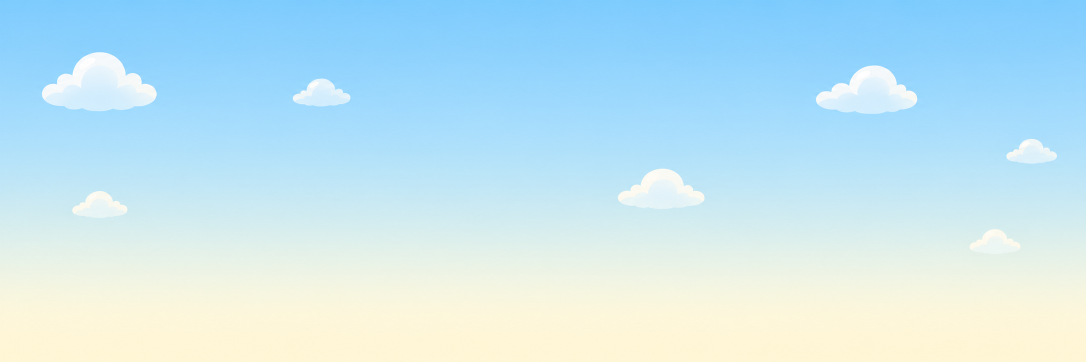
#> input picture design/games/monster-smash/layers/meadow_sky.png, 2172 x 724 px (shown at 1/2 size); its folder holds only this picture in this run
$ python cut_smash_layers.py
#> lines starting #> are read from the running program, lines starting #| are printed output that depends on the picture; after the words box and inside, x2 and y2 are one past the last pixel; in counts of white or black regions, pixels touching at a corner belong together
#!/usr/bin/env python3
"""Cuts Monster Smash's background layers (design/games/monster-smash/layers/,
made in Gemini, prompts in design/games/monster-smash-layers-prompts.md)
into the pictures the app scrolls behind the game: app/assets/games/smash/.

* the sky: kept whole (it covers the screen)
* the far hills, the near hills, the ground: the white around them cut
  away (only the white joined to the top, so a light patch inside stays),
  the soft edge unmixed from the white, the empty top cropped off
* the windmill is taken off the far hills: the app draws it with turning
  sails at the same place

It also measures, for the app (ms_layer_lines.dart), each picture's
shape, where its hill tops or grass top run (the line the app puts on
the screen), and where the windmill stood.

    python3 tools/games/cut_smash_layers.py      # needs pillow, numpy, scipy
"""

import pathlib

import numpy as np
from PIL import Image
from scipy import ndimage

HERE = pathlib.Path(__file__).resolve().parent
ROOT = HERE.parent.parent
SRC = ROOT / "design" / "games" / "monster-smash" / "layers"
OUT = ROOT / "app" / "assets" / "games" / "smash"
LINES = ROOT / "app" / "lib" / "screens" / "games" / "monster_smash" / "ms_layer_lines.dart"

WORLDS = ["meadow"]


def cut_white(rgb, pockets=False):
    """RGBA: the near-white joined to the top made clear, the edge unmixed;
    with [pockets], the white shut in between trees and hills too (not on
    the ground: its daisies are white)."""
    a = rgb.astype(float)
    whiteish = (a.min(axis=2) > 236) & (a.max(axis=2) - a.min(axis=2) < 14)
    labels, n = ndimage.label(whiteish)
    top = set(np.unique(labels[0])) - {0}
    if pockets:
        index = np.arange(1, n + 1)
        size = ndimage.sum(whiteish, labels, index)
        light = ndimage.mean(a.min(axis=2), labels, index)
        top |= {int(i) for i, s, m in zip(index, size, light) if s >= 6 and m > 243}
    clear = np.isin(labels, list(top))
    # the soft edge: two pixels around the clear part, unmixed from white
    # with the colour of the nearest solid pixel
    band = ndimage.binary_dilation(clear, iterations=2) & ~clear
    solid = ~clear & ~band
    _, (iy, ix) = ndimage.distance_transform_edt(~solid, return_indices=True)
    fg = a[iy, ix]
    alpha = np.ones(a.shape[:2])
    alpha[clear] = 0
    cover = (255 - a).mean(axis=2) / np.maximum((255 - fg).mean(axis=2), 1)
    alpha[band] = np.clip(cover[band], 0, 1)
    out = a.copy()
    keep = band & (alpha > .02)
    out[keep] = np.clip((a[keep] - (1 - alpha[keep, None]) * 255) / alpha[keep, None], 0, 255)
    out[band & (alpha <= .02)] = fg[band & (alpha <= .02)]
    out[clear] = fg[clear]  # no white fringe when it is scaled
    return np.dstack([out, alpha * 255]).round().astype(np.uint8)


def take_off_windmill(rgba):
    """Clears the windmill above its hill; returns its foot (x, y) and size
    (foot to roof top, pixels)."""
    a = rgba[..., :3].astype(int)
    roof = (a[..., 0] > 200) & (a[..., 1] < 150) & (a[..., 2] < 150) & (rgba[..., 3] > 200)
    ys, xs = np.nonzero(roof)
    cx, cy, roof_top = int(np.median(xs)), int(np.median(ys)), ys.min()
    foot = None
    for x in range(cx - 42, cx + 43):
        y = cy + 85
        # up through the hill (green over red, the outline too)
        while y > 0 and rgba[y, x, 3] > 0 and a[y, x, 1] >= a[y, x, 0] + 4:
            y -= 1
        if x == cx:
            foot = y
        rgba[: y + 1, x, 3] = np.where(np.arange(y + 1) >= cy - 60, 0, rgba[: y + 1, x, 3])
    return (cx, foot + 2), foot + 2 - roof_top


def top_line(rgba):
    """Where the hill tops or the grass top run: the median first solid row."""
    solid = rgba[..., 3] > 128
    first = solid.argmax(axis=0)
    return float(np.median(first[solid.any(axis=0)]))


def main():
    lines = [
        "// Made by tools/games/cut_smash_layers.py: do not edit.",
        "import 'dart:ui';",
        "",
        "/// A background layer picture: its width over its height, and where",
        "/// its hill tops (or the grass top) run, a fraction of its height.",
        "class MsLayerLine {",
        "  const MsLayerLine(this.aspect, this.line);",
        "  final double aspect, line;",
        "}",
        "",
    ]
    for world in WORLDS:
        sky = Image.open(SRC / f"{world}_sky.png").convert("RGB")
#> sky is the input picture: PIL image 2172x724 RGB; mean R, G, B 195.3, 229.1, 240.4
        sky.save(OUT / f"{world}_sky.webp", quality=88, method=6)
        boxes = {"sky": (sky.width / sky.height, 0.0)}
#> boxes = {'sky': (3, 0)}
        mill = None
        for layer in ["far", "near", "ground"]:
            rgba = cut_white(np.asarray(Image.open(SRC / f"{world}_{layer}.png").convert("RGB")), pockets=layer != "ground")
#> in cut_white, `whiteish = (a.min(axis=2) > 236) & (a.max(axis=2) - a.min(axis=2) < 14)`:
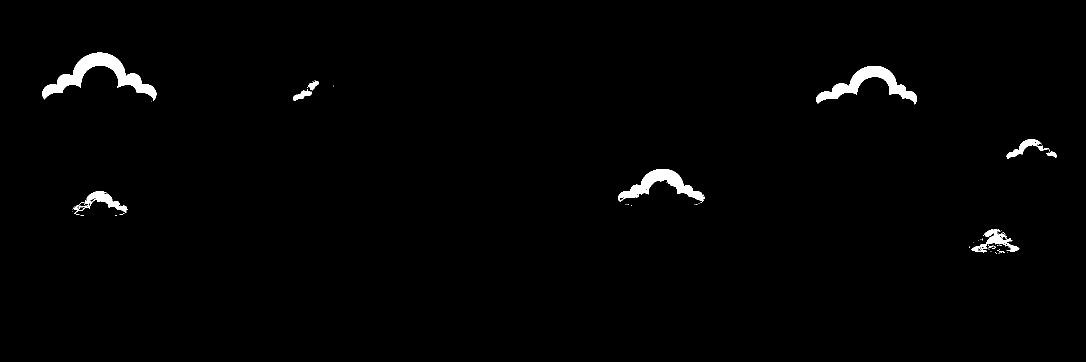
#> whiteish: shape (724, 2172) bool (shown at 1/2 size); 1.2% white; 67 white regions (56 under 20 px), largest, box (x1, y1, x2, y2) and area: (85, 105, 313, 201) 6349, (1633, 132, 1834, 209) 4689, (1236, 338, 1409, 406) 3844
#> in cut_white, `labels, n = ndimage.label(whiteish)`: labels: shape (724, 2172) int32; 132 distinct labels, from 0 to 131
#> in cut_white, `labels, n = ndimage.label(whiteish)`: n = 131
#> in cut_white, `top = set(np.unique(labels[0])) - {0}`: top = 0 items
#> in cut_white, `size = ndimage.sum(whiteish, labels, index)`: size = 131 values, max 6349 at index 0, min 1 at index 2, mean 148.6
#> in cut_white, `light = ndimage.mean(a.min(axis=2), labels, index)`: light = 131 values, max 246.8 at index 6, min 237 at index 11, mean 238.2
#> in cut_white, `top |= {int(i) for i, s, m in zip(index, size, light) if s >= 6 and m ..`: top = 3 items
#> in cut_white, `clear = np.isin(labels, list(top))`:
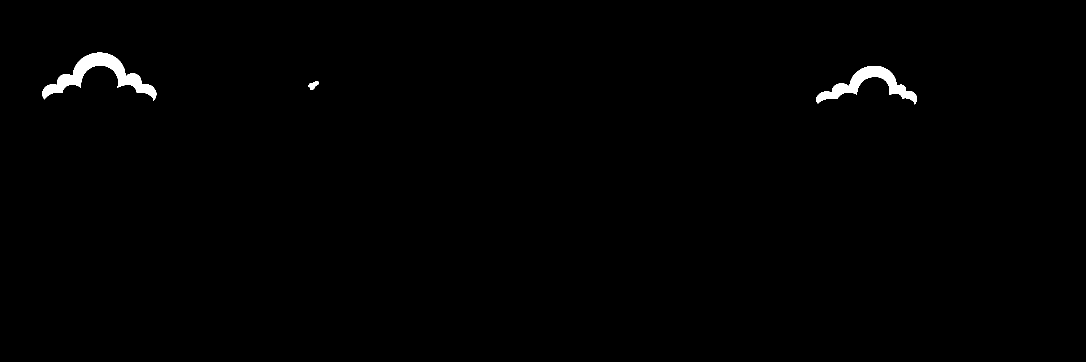
#> clear: shape (724, 2172) bool (shown at 1/2 size); 0.72% white; 3 white regions, box (x1, y1, x2, y2) and area: (85, 105, 313, 201) 6349, (1633, 132, 1834, 209) 4689, (616, 163, 638, 180) 207
#> in cut_white, `band = ndimage.binary_dilation(clear, iterations=2) & ~clear`:
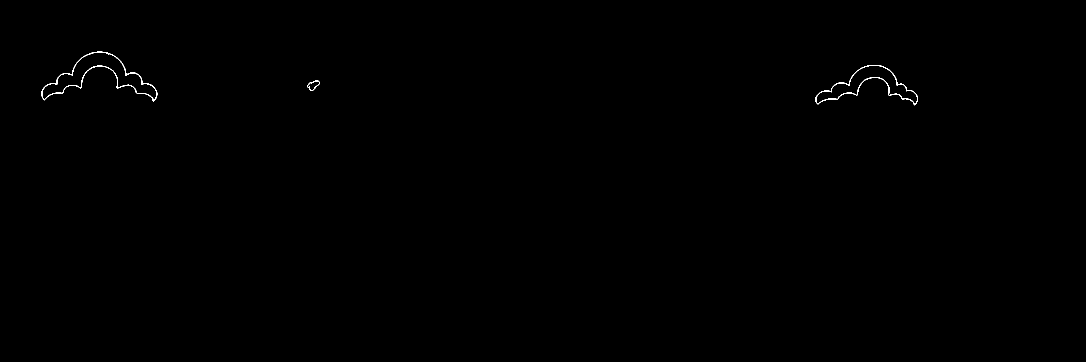
#> band: shape (724, 2172) bool (shown at 1/2 size); 0.15% white in thin lines or dots, all inside (x1, y1, x2, y2) = (83, 103, 1836, 211)
#> in cut_white, `solid = ~clear & ~band`:
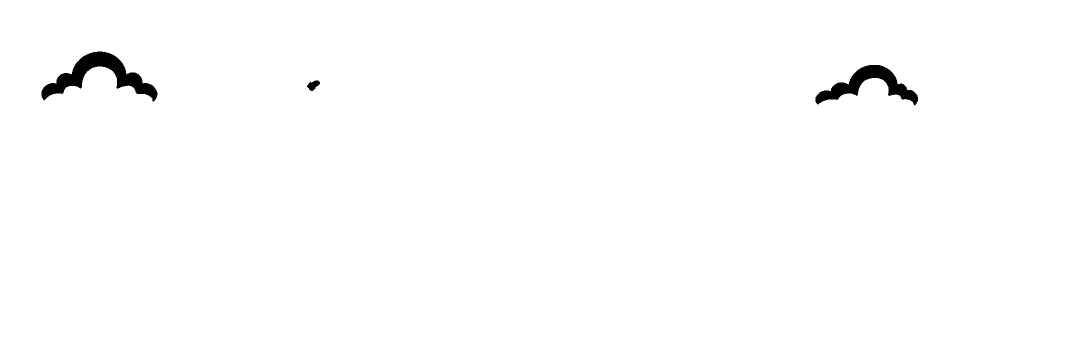
#> solid: shape (724, 2172) bool (shown at 1/2 size); 99.1% white; 3 black regions, box (x1, y1, x2, y2) and area: (83, 103, 315, 203) 7569, (1631, 130, 1836, 211) 5715, (614, 161, 640, 182) 328
#> in cut_white, `_, (iy, ix) = ndimage.distance_transform_edt(~solid, return_indices=Tr..`:
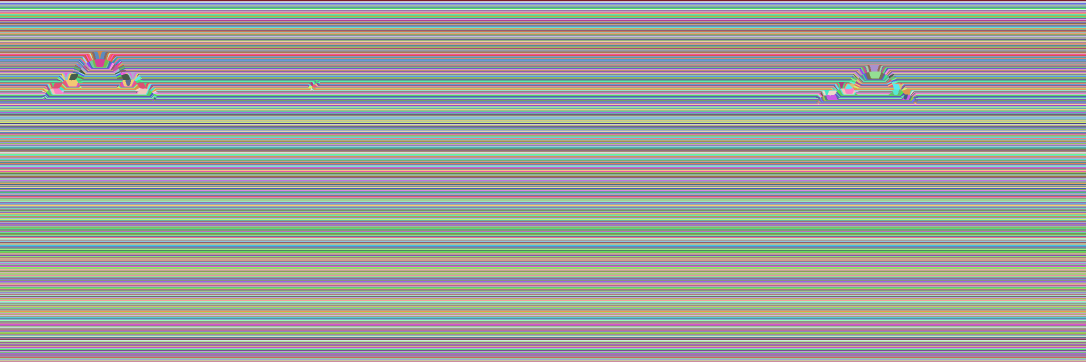
#> iy: shape (724, 2172) int32 (shown at 1/2 size); 724 distinct labels, from 0 to 723; one colour per label, 0 black
#> in cut_white, `_, (iy, ix) = ndimage.distance_transform_edt(~solid, return_indices=Tr..`:
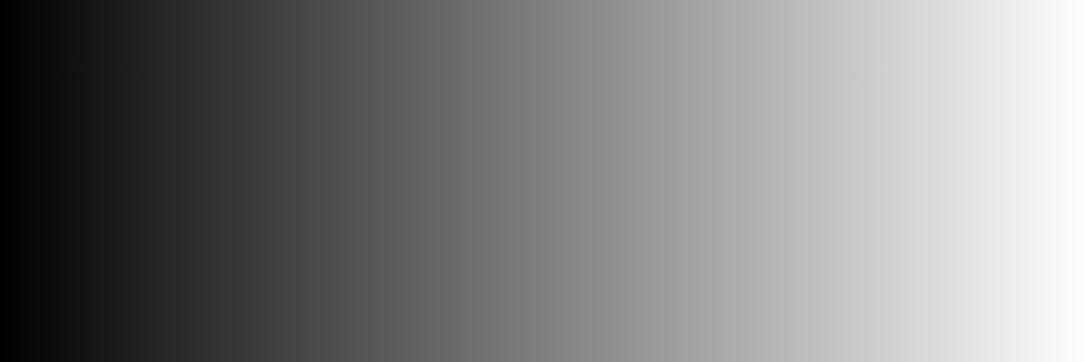
#> ix: shape (724, 2172) int32 (shown at 1/2 size); min 0, max 2171, mean 1085.5; drawn with min black and max white
#> in cut_white, `cover = (255 - a).mean(axis=2) / np.maximum((255 - fg).mean(axis=2), 1)`:
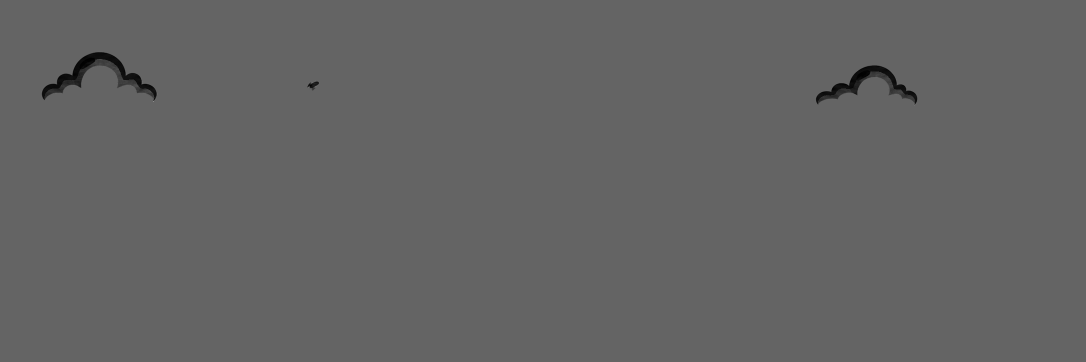
#> cover: shape (724, 2172) float64 (shown at 1/2 size); min 0, max 2.54, mean 0.995; drawn with min black and max white
            if layer == "far":
                (mx, my), msize = take_off_windmill(rgba)
#> in take_off_windmill, `roof = (a[..., 0] > 200) & (a[..., 1] < 150) & (a[..., 2] < 150) & (rg..`: roof: shape (724, 2172) bool; every value is 0
#> in take_off_windmill, `ys, xs = np.nonzero(roof)`: ys = empty array
            solid_rows = np.nonzero((rgba[..., 3] > 8).any(axis=1))[0]
            y0 = max(int(solid_rows.min()) - 4, 0)
            if layer == "far":
                y0 = min(y0, my - int(msize * 1.4))  # room for the sails
                mill = (mx / rgba.shape[1], (my - y0) / (rgba.shape[0] - y0), msize / (rgba.shape[0] - y0))
            rgba = rgba[y0:]
            h, w = rgba.shape[:2]
            Image.fromarray(rgba).save(OUT / f"{world}_{layer}.webp", quality=88, method=6)
            boxes[layer] = (w / h, top_line(rgba) / h)
            print(f"{world}_{layer}: {w}x{h}, line {boxes[layer][1]:.3f}")
        name = world[0].upper() + world[1:]
        lines.append(f"/// {name}: the sky, far hills, near hills and the ground.")
        for layer, (aspect, line) in boxes.items():
            lines.append(f"const ms{name}{layer[0].upper()}{layer[1:]} = MsLayerLine({aspect:.4f}, {line:.4f});")
        lines += [
            "",
            f"/// Where the windmill stood on {world}'s far hills: its foot and its",
            "/// height (foot to roof top), fractions of the picture.",
            f"const ms{name}Mill = Offset({mill[0]:.4f}, {mill[1]:.4f});",
            f"const ms{name}MillSize = {mill[2]:.4f};",
        ]
    LINES.write_text("\n".join(lines) + "\n")
    print(f"wrote {LINES.relative_to(ROOT)}")


if __name__ == "__main__":
#> (the run stopped early here; a loop or call above may not have finished)
